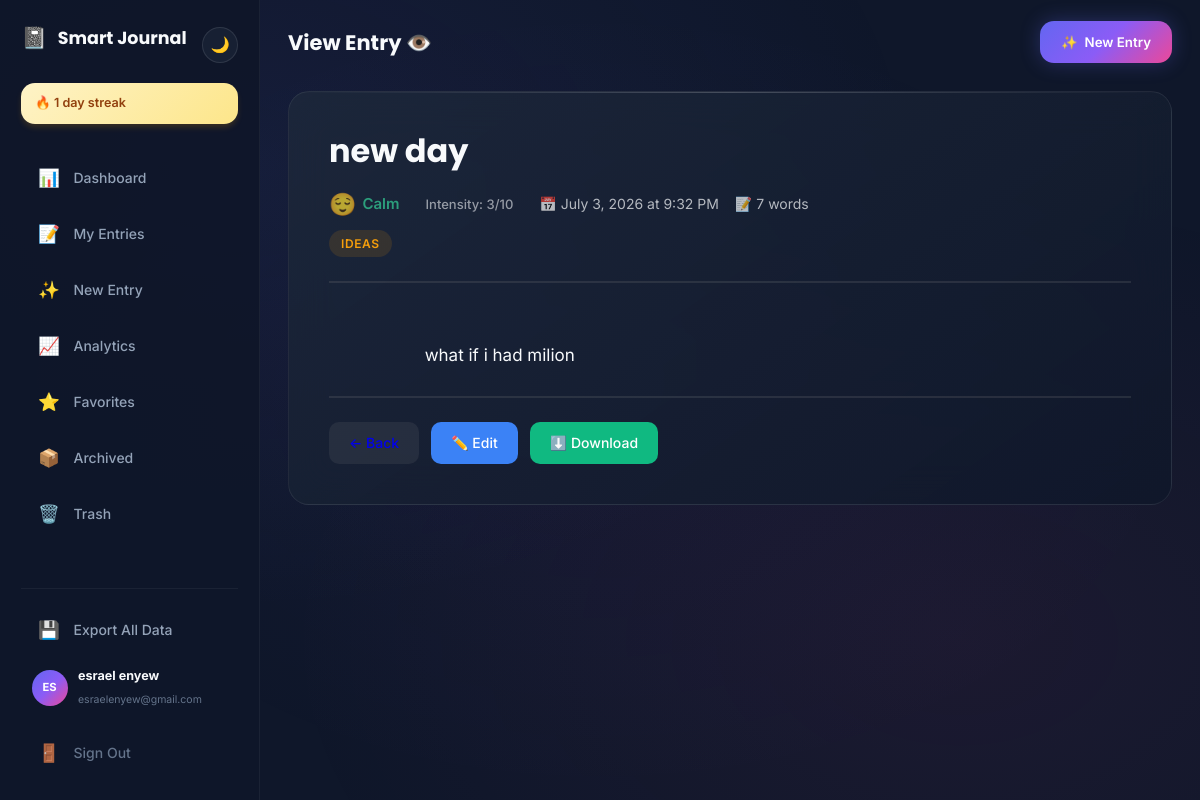
The page /view_entry.php?id=2 (signed in) on the database its author committed.
### tables this page shows
CREATE TABLE `users` (
  `id` int(11) NOT NULL,
  `username` varchar(50) NOT NULL,
  `email` varchar(100) NOT NULL,
  `full_name` varchar(100) DEFAULT NULL,
  `password_hash` varchar(255) NOT NULL,
  `avatar` varchar(255) DEFAULT 'default.png',
  `created_at` timestamp NOT NULL DEFAULT current_timestamp(),
  `updated_at` timestamp NOT NULL DEFAULT current_timestamp() ON UPDATE current_timestamp()
);

CREATE TABLE `entries` (
  `id` int(11) NOT NULL,
  `user_id` int(11) NOT NULL,
  `title` varchar(255) NOT NULL,
  `content` text DEFAULT NULL,
  `mood` varchar(20) DEFAULT 'neutral',
  `mood_intensity` int(11) DEFAULT 5,
  `categories` longtext DEFAULT NULL CHECK (json_valid(`categories`)),
  `photo_path` varchar(255) DEFAULT NULL,
  `is_favorite` tinyint(1) DEFAULT 0,
  `is_archived` tinyint(1) DEFAULT 0,
  `is_deleted` tinyint(1) DEFAULT 0,
  `deleted_at` timestamp NULL DEFAULT NULL,
  `word_count` int(11) DEFAULT 0,
  `created_at` timestamp NOT NULL DEFAULT current_timestamp(),
  `updated_at` timestamp NOT NULL DEFAULT current_timestamp() ON UPDATE current_timestamp()
);

### config.php (called while the page is built, shortened)
<?php
function sanitize($data) {
    return htmlspecialchars(strip_tags(trim($data)), ENT_QUOTES, 'UTF-8');
}
?>

### view_entry.php (the view, shortened to what this page needs)
<?php
require_once 'config.php';
$entryId = intval($_GET['id'] ?? 0);
$userId = getUserId();
try {
    $db = getDB();
    $stmt = $db->prepare("SELECT * FROM entries WHERE id = ? AND user_id = ? AND is_deleted = 0");
    $stmt->execute([$entryId, $userId]);
    $entry = $stmt->fetch();
    $categories = json_decode($entry['categories'] ?? '[]', true);
} catch (PDOException $e) {
    header('Location: entries.php?error=Failed to load entry');
    exit;
}
$db = getDB();
$stmt = $db->prepare("SELECT * FROM users WHERE id = ?");
$stmt->execute([getUserId()]);
$user = $stmt->fetch();
$stmt = $db->prepare("SELECT COALESCE(current_streak, 0) as streak FROM streaks WHERE user_id = ?");
$stmt->execute([getUserId()]);
$streak = $stmt->fetch()['streak'] ?? 0;
$moods = [
    'happy' => ['emoji' => '😊', 'color' => '#fbbf24'],
    'excited' => ['emoji' => '🤩', 'color' => '#f472b6'],
    'calm' => ['emoji' => '😌', 'color' => '#34d399'],
    'neutral' => ['emoji' => '😐', 'color' => '#94a3b8'],
    'sad' => ['emoji' => '😢', 'color' => '#60a5fa'],
    'angry' => ['emoji' => '😠', 'color' => '#f87171'],
    'anxious' => ['emoji' => '😰', 'color' => '#a78bfa'],
    'tired' => ['emoji' => '😴', 'color' => '#9ca3af']
];
$mood = $moods[$entry['mood']] ?? $moods['neutral'];
$catColors = ['work' => '#3b82f6', 'personal' => '#ec4899', 'ideas' => '#f59e0b', 'health' => '#10b981', 'gratitude' => '#8b5cf6'];
?>
<!DOCTYPE html>
<html lang="en">
<head>
    <link rel="stylesheet" href="style.css">
    <link rel="stylesheet" href="dashboard.css">
</head>
<body>
    <div class="app-layout">
        <aside class="sidebar" id="sidebar">
            <div class="sidebar-header">
                <div class="sidebar-header-top">
                    <div class="brand">
                        <span class="brand-icon">📓</span>
                        <span class="brand-text">Smart Journal</span>
                    </div>
                    <button class="theme-toggle-sidebar" id="themeToggle" onclick="toggleTheme()" title="Toggle Dark/Light Mode">🌙</button>
                </div>
                <div class="streak-badge">
                    🔥 <?= $streak ?> day streak
                </div>
            </div>
            <nav class="sidebar-nav">
                <a href="dashboard.php" class="nav-item">
                    <span class="nav-icon">📊</span>
                    <span>Dashboard</span>
                </a>
                <a href="entries.php" class="nav-item">
                    <span class="nav-icon">📝</span>
                    <span>My Entries</span>
                </a>
                <a href="new-entry.php" class="nav-item">
                    <span class="nav-icon">✨</span>
                    <span>New Entry</span>
                </a>
                <a href="analytics.php" class="nav-item">
                    <span class="nav-icon">📈</span>
                    <span>Analytics</span>
                </a>
                <a href="favorites.php" class="nav-item">
                    <span class="nav-icon">⭐</span>
                    <span>Favorites</span>
                </a>
                <a href="archived.php" class="nav-item">
                    <span class="nav-icon">📦</span>
                    <span>Archived</span>
                </a>
                <a href="trash.php" class="nav-item">
                    <span class="nav-icon">🗑️</span>
                    <span>Trash</span>
                </a>
            </nav>
            <div class="sidebar-footer">
                <a href="export.php" class="nav-item">
                    <span class="nav-icon">💾</span>
                    <span>Export All Data</span>
                </a>
                <div class="user-profile">
                    <div class="user-avatar"><?= strtoupper(substr($user['username'], 0, 2)) ?></div>
                    <div class="user-info">
                        <strong><?= sanitize($user['full_name'] ?: $user['username']) ?></strong>
                        <span><?= sanitize($user['email']) ?></span>
                    </div>
                </div>
                <a href="logout.php" class="nav-item logout">
                    <span class="nav-icon">🚪</span>
                    <span>Sign Out</span>
                </a>
            </div>
        </aside>
        <main class="main-content">
            <header class="page-header">
                <div>
                    <h1>View Entry 👁️</h1>
                </div>
                <a href="new-entry.php" class="btn btn-primary">
                    <span>✨</span> New Entry
                </a>
            </header>
            <div class="view-entry-card card">
                <div class="view-entry-header">
                    <h1 class="view-entry-title"><?= sanitize($entry['title']) ?></h1>
                    <div class="view-entry-meta">
                        <div class="view-entry-mood" style="color:<?= $mood['color'] ?>">
                            <span style="font-size: 22px;"><?= $mood['emoji'] ?></span>
                            <span><?= ucfirst($entry['mood']) ?></span>
                        </div>
                        <?php if ($entry['mood_intensity']): ?>
                            <span class="intensity-badge">Intensity: <?= $entry['mood_intensity'] ?>/10</span>
                        <?php endif; ?>
                        <span>📅 <?= date('F j, Y \a\t g:i A', strtotime($entry['created_at'])) ?></span>
                        <?php if ($entry['word_count']): ?>
                            <span>📝 <?= $entry['word_count'] ?> words</span>
                        <?php endif; ?>
                    </div>
                    <?php if (!empty($categories)): ?>
                    <div class="view-entry-categories">
                        <?php foreach ($categories as $cat): ?>
                        <span class="badge" style="background:<?= $catColors[$cat] ?? '#94a3b8' ?>20;color:<?= $catColors[$cat] ?? '#94a3b8' ?>;padding:4px 12px;border-radius:20px;font-size:12px;font-weight:600;"><?= ucfirst($cat) ?></span>
                        <?php endforeach; ?>
                    </div>
                    <?php endif; ?>
                </div>
                <div class="view-entry-content">
                    <?= nl2br(html_entity_decode($entry['content'], ENT_QUOTES | ENT_HTML5, 'UTF-8')) ?>
                </div>
                <div class="view-entry-actions">
                    <a href="entries.php" class="btn-view-action btn-view-back">← Back</a>
                    <a href="edit_entry.php?id=<?= $entryId ?>" class="btn-view-action btn-view-edit">✏️ Edit</a>
                    <a href="download_entry.php?id=<?= $entryId ?>" class="btn-view-action btn-view-download">⬇️ Download</a>
                </div>
            </div>
        </main>
    </div>
</body>
</html>

### style.css (style rules this page uses)
:root { --primary: #6366f1; --primary-light: #818cf8; --primary-dark: #4f46e5; --primary-glow: rgba(99, 102, 241, 0.3); --secondary: #f59e0b; --secondary-light: #fbbf24; --accent: #ec4899; --bg-dark: #0f172a; --bg-darker: #020617; --bg-card: rgba(30, 41, 59, 0.6); --bg-card-solid: #1e293b; --bg-sidebar: rgba(15, 23, 42, 0.95); --bg-input: rgba(30, 41, 59, 0.8); --text-primary: #f8fafc; --text-secondary: #94a3b8; --text-muted: #64748b; --text-accent: #c7d2fe; --mood-happy: #fbbf24; --mood-excited: #f472b6; --mood-calm: #34d399; --mood-neutral: #94a3b8; --mood-sad: #60a5fa; --mood-angry: #f87171; --mood-anxious: #a78bfa; --mood-tired: #9ca3af; --cat-work: #3b82f6; --cat-personal: #ec4899; --cat-ideas: #f59e0b; --cat-health: #10b981; --cat-gratitude: #8b5cf6; --gradient-primary: linear-gradient(135deg, #6366f1 0%, #8b5cf6 50%, #ec4899 100%); --gradient-dark: linear-gradient(180deg, #0f172a 0%, #1e1b4b 100%); --gradient-card: linear-gradient(145deg, rgba(30, 41, 59, 0.8) 0%, rgba(15, 23, 42, 0.9) 100%); --shadow-sm: 0 1px 2px 0 rgba(0, 0, 0, 0.3); --shadow-md: 0 4px 6px -1px rgba(0, 0, 0, 0.4), 0 2px 4px -2px rgba(0, 0, 0, 0.3); --shadow-lg: 0 10px 15px -3px rgba(0, 0, 0, 0.5), 0 4px 6px -4px rgba(0, 0, 0, 0.4); --shadow-glow: 0 0 20px rgba(99, 102, 241, 0.3); --shadow-glow-lg: 0 0 40px rgba(99, 102, 241, 0.4); --space-xs: 0.25rem; --space-sm: 0.5rem; --space-md: 1rem; --space-lg: 1.5rem; --space-xl: 2rem; --space-2xl: 3rem; --radius-sm: 0.375rem; --radius-md: 0.75rem; --radius-lg: 1rem; --radius-xl: 1.5rem; --radius-full: 9999px; --transition-fast: 0.15s ease; --transition-base: 0.3s ease; --transition-slow: 0.5s ease; --font-sans: 'Inter', -apple-system, BlinkMacSystemFont, 'Segoe UI', Roboto, sans-serif; --font-display: 'Poppins', var(--font-sans); }
*, *::before, *::after { margin: 0; padding: 0; box-sizing: border-box; }
html { scroll-behavior: smooth; font-size: 14px; }
body { font-family: var(--font-sans); background: var(--bg-dark); color: var(--text-primary); min-height: 100vh; overflow-x: hidden; line-height: 1.6; -webkit-font-smoothing: antialiased; -moz-osx-font-smoothing: grayscale; }
body::before { content: ''; position: fixed; top: 0; left: 0; width: 100%; height: 100%; background: radial-gradient(ellipse at 20% 20%, rgba(99, 102, 241, 0.08) 0%, transparent 50%), radial-gradient(ellipse at 80% 80%, rgba(236, 72, 153, 0.06) 0%, transparent 50%), radial-gradient(ellipse at 50% 50%, rgba(139, 92, 246, 0.04) 0%, transparent 70%); pointer-events: none; z-index: -1; animation: bgPulse 8s ease-in-out infinite; }
h1, h2, h3, h4, h5, h6 { font-family: var(--font-display); font-weight: 700; line-height: 1.2; color: var(--text-primary); }
.btn { display: inline-flex; align-items: center; justify-content: center; gap: var(--space-sm); padding: 0.75rem 1.5rem; border: none; border-radius: var(--radius-lg); font-family: var(--font-sans); font-size: 0.95rem; font-weight: 600; cursor: pointer; transition: all var(--transition-base); text-decoration: none; position: relative; overflow: hidden; }
.btn::before { content: ''; position: absolute; top: 0; left: -100%; width: 100%; height: 100%; background: linear-gradient(90deg, transparent, rgba(255,255,255,0.2), transparent); transition: left 0.5s ease; }
.btn-primary { background: var(--gradient-primary); color: white; box-shadow: var(--shadow-glow); }
.card { background: var(--gradient-card); backdrop-filter: blur(20px); border: 1px solid rgba(255,255,255,0.08); border-radius: var(--radius-xl); padding: var(--space-xl); transition: all var(--transition-base); position: relative; overflow: hidden; }
.card::before { content: ''; position: absolute; top: 0; left: 0; right: 0; height: 1px; background: linear-gradient(90deg, transparent, rgba(255,255,255,0.2), transparent); }
.badge { display: inline-flex; align-items: center; gap: 4px; padding: 0.25rem 0.75rem; border-radius: var(--radius-full); font-size: 0.75rem; font-weight: 600; text-transform: uppercase; letter-spacing: 0.05em; }

### rows shown on the page
users: username "ES", full_name "esrael enyew", email "esraelenyew@gmail.com"
entries: title "new day", mood "😌", mood "Calm", mood_intensity "3", created_at "July 3, 2026 at 9:32 PM", word_count "7", categories "IDEAS", content "what if i had milion"

### other values the page prints
$streak "1"
